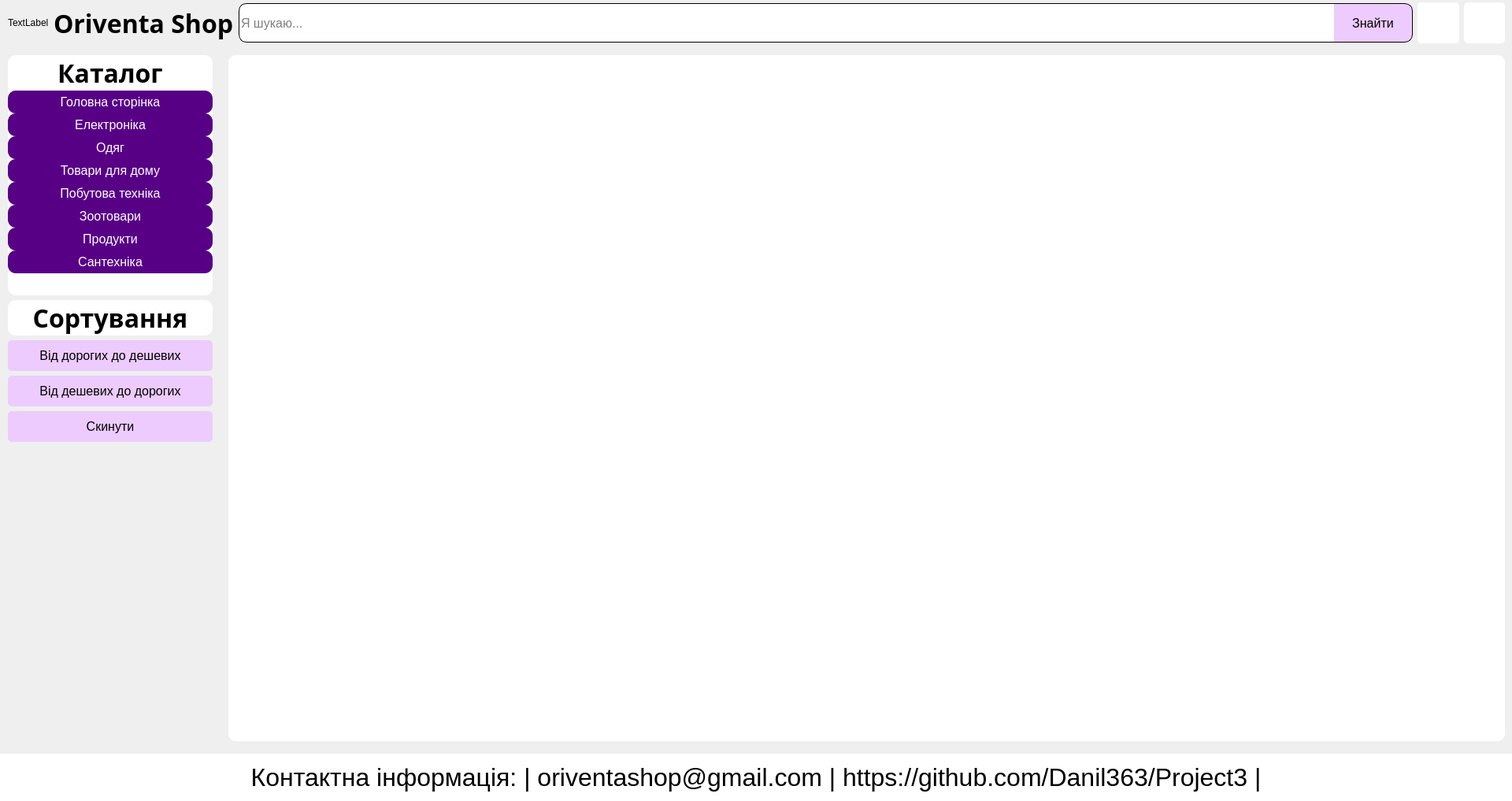
<?xml version="1.0" encoding="UTF-8"?>
<ui version="4.0">
 <class>mainshop</class>
 <widget class="QMainWindow" name="mainshop">
  <property name="geometry">
   <rect>
    <x>0</x>
    <y>0</y>
    <width>1920</width>
    <height>1017</height>
   </rect>
  </property>
  <property name="windowTitle">
   <string>MainWindow</string>
  </property>
  <property name="styleSheet">
   <string notr="true"/>
  </property>
  <widget class="QWidget" name="centralwidget">
   <widget class="QWidget" name="layoutWidget">
    <property name="geometry">
     <rect>
      <x>10</x>
      <y>0</y>
      <width>1901</width>
      <height>58</height>
     </rect>
    </property>
    <layout class="QHBoxLayout" name="horizontalLayout_4">
     <item>
      <layout class="QHBoxLayout" name="horizontalLayout_3">
       <item>
        <widget class="QLabel" name="Logos">
         <property name="minimumSize">
          <size>
           <width>52</width>
           <height>52</height>
          </size>
         </property>
         <property name="maximumSize">
          <size>
           <width>52</width>
           <height>52</height>
          </size>
         </property>
         <property name="text">
          <string>TextLabel</string>
         </property>
        </widget>
       </item>
       <item>
        <layout class="QHBoxLayout" name="horizontalLayout_2">
         <item>
          <widget class="QLabel" name="label">
           <property name="font">
            <font>
             <family>Arial Black</family>
             <pointsize>24</pointsize>
             <bold>true</bold>
            </font>
           </property>
           <property name="text">
            <string>Oriventa Shop</string>
           </property>
          </widget>
         </item>
         <item>
          <layout class="QHBoxLayout" name="horizontalLayout">
           <property name="spacing">
            <number>0</number>
           </property>
           <item>
            <widget class="QLineEdit" name="search">
             <property name="minimumSize">
              <size>
               <width>0</width>
               <height>50</height>
              </size>
             </property>
             <property name="font">
              <font>
               <family>Arial</family>
               <pointsize>12</pointsize>
              </font>
             </property>
             <property name="cursor">
              <cursorShape>IBeamCursor</cursorShape>
             </property>
             <property name="styleSheet">
              <string notr="true">border-top-left-radius: 10px;
border-bottom-left-radius: 10px;
border-right: none;
border: 1px solid black;
border-right: none;</string>
             </property>
             <property name="placeholderText">
              <string>Я шукаю...</string>
             </property>
            </widget>
           </item>
           <item>
            <widget class="QPushButton" name="Search_Button">
             <property name="minimumSize">
              <size>
               <width>100</width>
               <height>50</height>
              </size>
             </property>
             <property name="font">
              <font>
               <family>Arial</family>
               <pointsize>12</pointsize>
              </font>
             </property>
             <property name="styleSheet">
              <string notr="true">#Search_Button {
border-top-right-radius: 10px;
border-bottom-right-radius: 10px;
border: 1px solid black;
border-left: none;
background-color: rgb(237, 203, 254);
}

#Search_Button:hover {
    background-color: rgb(0, 238, 255);
}

</string>
             </property>
             <property name="text">
              <string>Знайти</string>
             </property>
            </widget>
           </item>
          </layout>
         </item>
        </layout>
       </item>
      </layout>
     </item>
     <item>
      <widget class="QPushButton" name="Button_user">
       <property name="minimumSize">
        <size>
         <width>52</width>
         <height>52</height>
        </size>
       </property>
       <property name="font">
        <font>
         <family>Arial</family>
         <pointsize>12</pointsize>
        </font>
       </property>
       <property name="styleSheet">
        <string notr="true">#Button_user{
background-color: rgb(255, 255, 255);
border: none;
border-radius: 5px;
padding-left: 5px;
padding-right: 5px;
}

#Button_user:hover {
    background-color:rgb(0, 238, 255);
}

#Button_user:pressed {
    background-color:rgb(255, 255, 255);
}

QPushButton#Button_user::menu-indicator {
    image: none;
	width: 0;
}

</string>
       </property>
       <property name="text">
        <string/>
       </property>
      </widget>
     </item>
     <item>
      <widget class="QPushButton" name="cart">
       <property name="maximumSize">
        <size>
         <width>52</width>
         <height>52</height>
        </size>
       </property>
       <property name="font">
        <font>
         <family>Arial</family>
         <pointsize>-1</pointsize>
        </font>
       </property>
       <property name="styleSheet">
        <string notr="true">#cart {
    background-color:rgb(255, 255, 255);
    color: white;
    font-size: 16px;
    padding: 10px;
    border-radius: 5px;
	border: none;
}

#cart:hover {
    background-color:rgb(0, 238, 255);
}

#cart:pressed {
    background-color:rgb(255, 255, 255);
}</string>
       </property>
       <property name="text">
        <string/>
       </property>
      </widget>
     </item>
    </layout>
   </widget>
   <widget class="QScrollArea" name="scrollArea">
    <property name="geometry">
     <rect>
      <x>290</x>
      <y>70</y>
      <width>1621</width>
      <height>871</height>
     </rect>
    </property>
    <property name="font">
     <font>
      <family>Arial</family>
      <pointsize>12</pointsize>
     </font>
    </property>
    <property name="styleSheet">
     <string notr="true">
border: none;
border-radius:10px;
background-color: rgb(255, 255, 255);</string>
    </property>
    <property name="widgetResizable">
     <bool>true</bool>
    </property>
    <widget class="QWidget" name="scrollAreaWidgetContents">
     <property name="geometry">
      <rect>
       <x>0</x>
       <y>0</y>
       <width>1621</width>
       <height>871</height>
      </rect>
     </property>
    </widget>
   </widget>
   <widget class="QWidget" name="layoutWidget">
    <property name="geometry">
     <rect>
      <x>10</x>
      <y>70</y>
      <width>260</width>
      <height>491</height>
     </rect>
    </property>
    <layout class="QVBoxLayout" name="verticalLayout_2">
     <item>
      <layout class="QVBoxLayout" name="verticalLayout">
       <property name="spacing">
        <number>0</number>
       </property>
       <item>
        <widget class="QLabel" name="label_2">
         <property name="font">
          <font>
           <family>Arial Black</family>
           <pointsize>24</pointsize>
           <bold>true</bold>
          </font>
         </property>
         <property name="styleSheet">
          <string notr="true">border-top-left-radius: 10px;
border-top-right-radius: 10px;
background-color: rgb(255, 255, 255);</string>
         </property>
         <property name="text">
          <string>Каталог</string>
         </property>
         <property name="alignment">
          <set>Qt::AlignmentFlag::AlignCenter</set>
         </property>
        </widget>
       </item>
       <item>
        <widget class="QListWidget" name="categoryList">
         <property name="font">
          <font>
           <family>Arial</family>
           <pointsize>12</pointsize>
          </font>
         </property>
         <property name="cursor" stdset="0">
          <cursorShape>ArrowCursor</cursorShape>
         </property>
         <property name="focusPolicy">
          <enum>Qt::FocusPolicy::NoFocus</enum>
         </property>
         <property name="autoFillBackground">
          <bool>false</bool>
         </property>
         <property name="styleSheet">
          <string notr="true">QListWidget {
    border: none; 
    border-bottom-left-radius: 10px;
	border-bottom-right-radius: 10px;
    background-color: rgb(255, 255, 255); 
}

QListWidget::item {
    font-family: Arial;
    font-size: 12pt;
    text-align: center;
    background: transparent;
    background-color:rgb(87, 0, 134);
    color: white;
	padding: 5px;
	border-radius: 10px
}

QListWidget::item:selected {
   background-color:rgb(0, 238, 255);
    color: white;
}

</string>
         </property>
         <property name="movement">
          <enum>QListView::Movement::Static</enum>
         </property>
         <item>
          <property name="text">
           <string>Головна сторінка</string>
          </property>
          <property name="font">
           <font>
            <family>Arial</family>
            <pointsize>12</pointsize>
            <kerning>true</kerning>
           </font>
          </property>
          <property name="textAlignment">
           <set>AlignCenter</set>
          </property>
          <property name="background">
           <brush brushstyle="NoBrush">
            <color alpha="255">
             <red>0</red>
             <green>0</green>
             <blue>0</blue>
            </color>
           </brush>
          </property>
         </item>
         <item>
          <property name="text">
           <string>Електроніка</string>
          </property>
          <property name="font">
           <font>
            <family>Arial</family>
            <pointsize>12</pointsize>
           </font>
          </property>
          <property name="textAlignment">
           <set>AlignCenter</set>
          </property>
         </item>
         <item>
          <property name="text">
           <string>Одяг</string>
          </property>
          <property name="font">
           <font>
            <family>Arial</family>
            <pointsize>12</pointsize>
            <underline>false</underline>
            <strikeout>false</strikeout>
            <kerning>true</kerning>
           </font>
          </property>
          <property name="textAlignment">
           <set>AlignCenter</set>
          </property>
          <property name="foreground">
           <brush brushstyle="NoBrush">
            <color alpha="255">
             <red>0</red>
             <green>0</green>
             <blue>0</blue>
            </color>
           </brush>
          </property>
         </item>
         <item>
          <property name="text">
           <string>Товари для дому</string>
          </property>
          <property name="font">
           <font>
            <family>Arial</family>
            <pointsize>12</pointsize>
           </font>
          </property>
          <property name="textAlignment">
           <set>AlignCenter</set>
          </property>
         </item>
         <item>
          <property name="text">
           <string>Побутова техніка</string>
          </property>
          <property name="font">
           <font>
            <family>Arial</family>
            <pointsize>12</pointsize>
           </font>
          </property>
          <property name="textAlignment">
           <set>AlignCenter</set>
          </property>
         </item>
         <item>
          <property name="text">
           <string>Зоотовари</string>
          </property>
          <property name="font">
           <font>
            <family>Arial</family>
            <pointsize>12</pointsize>
           </font>
          </property>
          <property name="textAlignment">
           <set>AlignCenter</set>
          </property>
         </item>
         <item>
          <property name="text">
           <string>Продукти</string>
          </property>
          <property name="font">
           <font>
            <family>Arial</family>
            <pointsize>12</pointsize>
           </font>
          </property>
          <property name="textAlignment">
           <set>AlignCenter</set>
          </property>
         </item>
         <item>
          <property name="text">
           <string>Сантехніка</string>
          </property>
          <property name="font">
           <font>
            <family>Arial</family>
            <pointsize>12</pointsize>
           </font>
          </property>
          <property name="textAlignment">
           <set>AlignCenter</set>
          </property>
         </item>
        </widget>
       </item>
      </layout>
     </item>
     <item>
      <widget class="QLabel" name="label_3">
       <property name="font">
        <font>
         <family>Arial Black</family>
         <pointsize>24</pointsize>
         <bold>true</bold>
        </font>
       </property>
       <property name="styleSheet">
        <string notr="true">border-radius: 10px;
background-color: rgb(255, 255, 255);</string>
       </property>
       <property name="text">
        <string>Сортування</string>
       </property>
       <property name="alignment">
        <set>Qt::AlignmentFlag::AlignCenter</set>
       </property>
      </widget>
     </item>
     <item>
      <widget class="QPushButton" name="sort1">
       <property name="minimumSize">
        <size>
         <width>0</width>
         <height>30</height>
        </size>
       </property>
       <property name="maximumSize">
        <size>
         <width>16777215</width>
         <height>16777215</height>
        </size>
       </property>
       <property name="font">
        <font>
         <family>Arial</family>
         <pointsize>12</pointsize>
        </font>
       </property>
       <property name="styleSheet">
        <string notr="true">#sort1 {
    background-color:rgb(237, 203, 254);
    padding: 10px;
    border-radius: 5px;
	border: none;
}

#sort1:hover {
    background-color:rgb(0, 238, 255);
}

#sort1:pressed {
    background-color:rgb(255, 255, 255);
}</string>
       </property>
       <property name="text">
        <string>Від дорогих до дешевих</string>
       </property>
      </widget>
     </item>
     <item>
      <widget class="QPushButton" name="sort2">
       <property name="minimumSize">
        <size>
         <width>0</width>
         <height>30</height>
        </size>
       </property>
       <property name="font">
        <font>
         <family>Arial</family>
         <pointsize>12</pointsize>
        </font>
       </property>
       <property name="styleSheet">
        <string notr="true">#sort2 {
    background-color:rgb(237, 203, 254);
    padding: 10px;
    border-radius: 5px;
	border: none;
}

#sort2:hover {
    background-color:rgb(0, 238, 255);
}

#sort2:pressed {
    background-color:rgb(255, 255, 255);
}</string>
       </property>
       <property name="text">
        <string>Від дешевих до дорогих</string>
       </property>
      </widget>
     </item>
     <item>
      <widget class="QPushButton" name="resetButton">
       <property name="minimumSize">
        <size>
         <width>0</width>
         <height>30</height>
        </size>
       </property>
       <property name="font">
        <font>
         <family>Arial</family>
         <pointsize>12</pointsize>
        </font>
       </property>
       <property name="styleSheet">
        <string notr="true">#resetButton {
    background-color:rgb(237, 203, 254);
    padding: 10px;
    border-radius: 5px;
	border: none;
}

#resetButton:hover {
    background-color:rgb(0, 238, 255);
}

#resetButton:pressed {
    background-color:rgb(255, 255, 255);
}</string>
       </property>
       <property name="text">
        <string>Скинути</string>
       </property>
      </widget>
     </item>
    </layout>
   </widget>
   <widget class="QLabel" name="label_4">
    <property name="geometry">
     <rect>
      <x>0</x>
      <y>957</y>
      <width>1920</width>
      <height>60</height>
     </rect>
    </property>
    <property name="font">
     <font>
      <family>Arial</family>
      <pointsize>24</pointsize>
     </font>
    </property>
    <property name="styleSheet">
     <string notr="true">background-color: rgb(255, 255, 255);</string>
    </property>
    <property name="text">
     <string>Контактна інформація: | oriventashop@gmail.com | https://github.com/Danil363/Project3 |</string>
    </property>
    <property name="alignment">
     <set>Qt::AlignmentFlag::AlignCenter</set>
    </property>
   </widget>
  </widget>
 </widget>
 <resources/>
 <connections/>
</ui>
